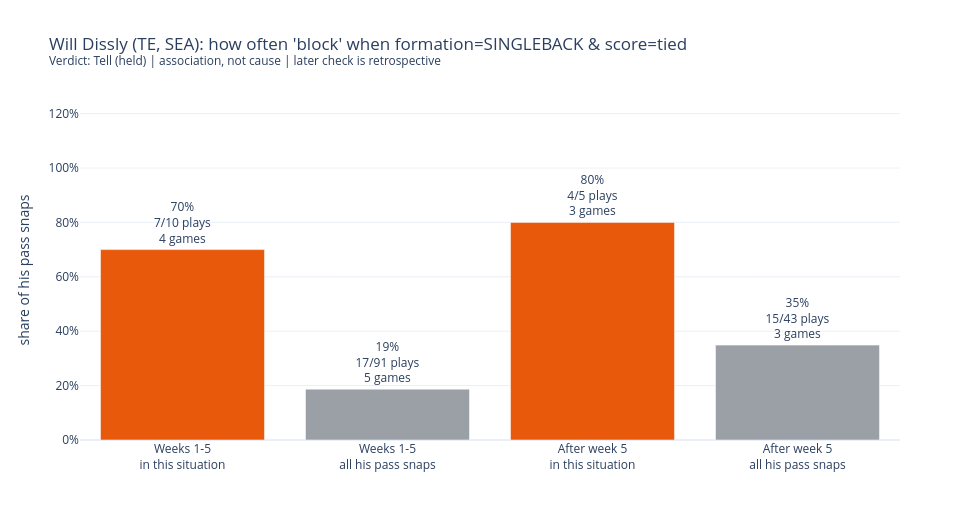

Notebook code for this chart:
### Markdown cell above
## 6. Demo: one tendency, its evidence, a frozen later play, then the reveal
The tendency shown is the one at `DEMO_RULE_RANK` in the pre-cutoff ranking.

### Code cell
demo_rule = None
if team_eval.empty:
    print("Nothing to demo for this selection.")
elif CONFIG["DEMO_RULE_RANK"] >= len(team_eval):
    print("DEMO_RULE_RANK is beyond the {} tendencies found.".format(len(team_eval)))
else:
    demo_rule = team_eval.iloc[CONFIG["DEMO_RULE_RANK"]]
    fig = fig_tendency(demo_rule, CONFIG)
    save_fig(fig, "tendency.html", CONFIG)
    fig.show()

### Figure 1 — Plotly figure (JSON) as saved in the notebook; plotly's stock layout.template omitted (floating-point values rounded to 4 significant figures)
{"data": [{"marker": {"color": ["#e8590c", "#9aa0a6", "#e8590c", "#9aa0a6"]}, "text": ["70%<br>7/10 plays<br>4 games", "19%<br>17/91 plays<br>5 games", "80%<br>4/5 plays<br>3 games", "35%<br>15/43 plays<br>3 games"], "textposition": "outside", "type": "bar", "x": ["Weeks 1-5<br>in this situation", "Weeks 1-5<br>all his pass snaps", "After week 5<br>in this situation", "After week 5<br>all his pass snaps"], "y": [0.7, 0.1868, 0.8, 0.3488]}], "layout": {"height": 520, "showlegend": false, "title": {"text": "Will Dissly (TE, SEA): how often 'block' when formation=SINGLEBACK & score=tied<br><sup>Verdict: Tell (held) | association, not cause | later check is retrospective</sup>"}, "width": 980, "yaxis": {"range": [0, 1.25], "tickformat": ".0%", "title": {"text": "share of his pass snaps"}}}}
